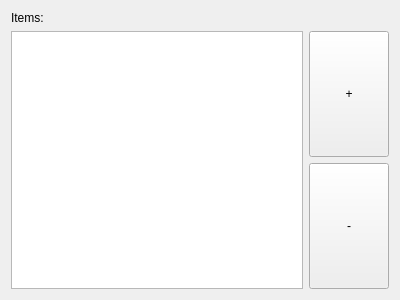
<?xml version="1.0" encoding="UTF-8"?>
<ui version="4.0">
 <class>AddRemoveItemsWidget</class>
 <widget class="QWidget" name="AddRemoveItemsWidget">
  <property name="geometry">
   <rect>
    <x>0</x>
    <y>0</y>
    <width>400</width>
    <height>300</height>
   </rect>
  </property>
  <property name="windowTitle">
   <string>Add Remove Items Widget</string>
  </property>
  <layout class="QVBoxLayout" name="verticalLayout">
   <item>
    <widget class="QLabel" name="label_items">
     <property name="text">
      <string>Items:</string>
     </property>
    </widget>
   </item>
   <item>
    <layout class="QHBoxLayout" name="layout_items">
     <item>
      <widget class="QListWidget" name="items_view">
       <property name="selectionMode">
        <enum>QAbstractItemView::ExtendedSelection</enum>
       </property>
      </widget>
     </item>
     <item>
      <layout class="QVBoxLayout" name="buttons_layout">
       <item>
        <widget class="QPushButton" name="button_add_items">
         <property name="sizePolicy">
          <sizepolicy hsizetype="Fixed" vsizetype="Expanding">
           <horstretch>0</horstretch>
           <verstretch>0</verstretch>
          </sizepolicy>
         </property>
         <property name="text">
          <string>+</string>
         </property>
        </widget>
       </item>
       <item>
        <widget class="QPushButton" name="button_remove_items">
         <property name="sizePolicy">
          <sizepolicy hsizetype="Fixed" vsizetype="Expanding">
           <horstretch>0</horstretch>
           <verstretch>0</verstretch>
          </sizepolicy>
         </property>
         <property name="text">
          <string>-</string>
         </property>
        </widget>
       </item>
      </layout>
     </item>
    </layout>
   </item>
  </layout>
 </widget>
 <resources/>
 <connections/>
</ui>
